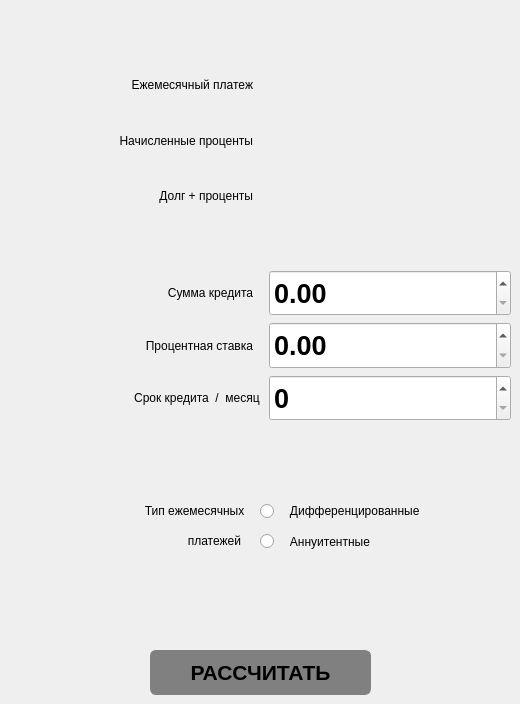
    <widget class="QWidget" name="credit">
     <property name="palette">
      <palette>
       <active/>
       <inactive/>
       <disabled/>
      </palette>
     </property>
     <attribute name="title">
      <string>credit</string>
     </attribute>
     <widget class="QWidget" name="gridLayoutWidget_3">
      <property name="geometry">
       <rect>
        <x>20</x>
        <y>60</y>
        <width>491</width>
        <height>161</height>
       </rect>
      </property>
      <layout class="QGridLayout" name="gridLayout_3">
       <item row="2" column="0">
        <widget class="QLabel" name="label_2">
         <property name="text">
          <string>Начисленные проценты   </string>
         </property>
         <property name="alignment">
          <set>Qt::AlignRight|Qt::AlignTrailing|Qt::AlignVCenter</set>
         </property>
        </widget>
       </item>
       <item row="1" column="0">
        <widget class="QLabel" name="label">
         <property name="text">
          <string>Ежемесячный платеж   </string>
         </property>
         <property name="alignment">
          <set>Qt::AlignRight|Qt::AlignTrailing|Qt::AlignVCenter</set>
         </property>
        </widget>
       </item>
       <item row="3" column="0">
        <widget class="QLabel" name="label_3">
         <property name="text">
          <string>Долг + проценты   </string>
         </property>
         <property name="alignment">
          <set>Qt::AlignRight|Qt::AlignTrailing|Qt::AlignVCenter</set>
         </property>
        </widget>
       </item>
       <item row="1" column="1">
        <widget class="QLabel" name="monthlyPayment">
         <property name="text">
          <string/>
         </property>
        </widget>
       </item>
       <item row="2" column="1">
        <widget class="QLabel" name="overpayment">
         <property name="text">
          <string/>
         </property>
        </widget>
       </item>
       <item row="3" column="1">
        <widget class="QLabel" name="totalPayment">
         <property name="text">
          <string/>
         </property>
        </widget>
       </item>
      </layout>
     </widget>
     <widget class="QWidget" name="gridLayoutWidget_4">
      <property name="geometry">
       <rect>
        <x>20</x>
        <y>270</y>
        <width>491</width>
        <height>151</height>
       </rect>
      </property>
      <layout class="QGridLayout" name="gridLayout_4">
       <item row="1" column="0">
        <widget class="QLabel" name="label_8">
         <property name="text">
          <string>Сумма кредита   </string>
         </property>
         <property name="alignment">
          <set>Qt::AlignRight|Qt::AlignTrailing|Qt::AlignVCenter</set>
         </property>
        </widget>
       </item>
       <item row="1" column="1">
        <widget class="QDoubleSpinBox" name="creditAmount">
         <property name="sizePolicy">
          <sizepolicy hsizetype="Minimum" vsizetype="Preferred">
           <horstretch>0</horstretch>
           <verstretch>0</verstretch>
          </sizepolicy>
         </property>
         <property name="font">
          <font>
           <pointsize>20</pointsize>
           <bold>true</bold>
          </font>
         </property>
         <property name="maximum">
          <double>10000000.000000000000000</double>
         </property>
         <property name="singleStep">
          <double>1000.000000000000000</double>
         </property>
        </widget>
       </item>
       <item row="2" column="0">
        <widget class="QLabel" name="label_9">
         <property name="text">
          <string>Процентная ставка   </string>
         </property>
         <property name="alignment">
          <set>Qt::AlignRight|Qt::AlignTrailing|Qt::AlignVCenter</set>
         </property>
        </widget>
       </item>
       <item row="2" column="1">
        <widget class="QDoubleSpinBox" name="percent">
         <property name="sizePolicy">
          <sizepolicy hsizetype="Minimum" vsizetype="Preferred">
           <horstretch>0</horstretch>
           <verstretch>0</verstretch>
          </sizepolicy>
         </property>
         <property name="font">
          <font>
           <pointsize>20</pointsize>
           <bold>true</bold>
          </font>
         </property>
         <property name="wrapping">
          <bool>false</bool>
         </property>
         <property name="buttonSymbols">
          <enum>QAbstractSpinBox::UpDownArrows</enum>
         </property>
         <property name="minimum">
          <double>0.000000000000000</double>
         </property>
         <property name="maximum">
          <double>24.000000000000000</double>
         </property>
        </widget>
       </item>
       <item row="3" column="0">
        <widget class="QLabel" name="label_7">
         <property name="text">
          <string>Срок кредита  /  месяц </string>
         </property>
         <property name="alignment">
          <set>Qt::AlignRight|Qt::AlignTrailing|Qt::AlignVCenter</set>
         </property>
        </widget>
       </item>
       <item row="3" column="1">
        <widget class="QSpinBox" name="period">
         <property name="sizePolicy">
          <sizepolicy hsizetype="Minimum" vsizetype="Preferred">
           <horstretch>0</horstretch>
           <verstretch>0</verstretch>
          </sizepolicy>
         </property>
         <property name="font">
          <font>
           <pointsize>20</pointsize>
           <bold>true</bold>
          </font>
         </property>
         <property name="suffix">
          <string/>
         </property>
         <property name="prefix">
          <string/>
         </property>
         <property name="minimum">
          <number>0</number>
         </property>
         <property name="maximum">
          <number>600</number>
         </property>
         <property name="singleStep">
          <number>1</number>
         </property>
         <property name="value">
          <number>0</number>
         </property>
         <property name="displayIntegerBase">
          <number>10</number>
         </property>
        </widget>
       </item>
      </layout>
     </widget>
     <widget class="QPushButton" name="credit_res">
      <property name="geometry">
       <rect>
        <x>150</x>
        <y>650</y>
        <width>221</width>
        <height>45</height>
       </rect>
      </property>
      <property name="sizePolicy">
       <sizepolicy hsizetype="Minimum" vsizetype="Preferred">
        <horstretch>0</horstretch>
        <verstretch>0</verstretch>
       </sizepolicy>
      </property>
      <property name="palette">
       <palette>
        <active>
         <colorrole role="Button">
          <brush brushstyle="SolidPattern">
           <color alpha="255">
            <red>128</red>
            <green>128</green>
            <blue>128</blue>
           </color>
          </brush>
         </colorrole>
         <colorrole role="Base">
          <brush brushstyle="SolidPattern">
           <color alpha="255">
            <red>128</red>
            <green>128</green>
            <blue>128</blue>
           </color>
          </brush>
         </colorrole>
         <colorrole role="Window">
          <brush brushstyle="SolidPattern">
           <color alpha="255">
            <red>128</red>
            <green>128</green>
            <blue>128</blue>
           </color>
          </brush>
         </colorrole>
        </active>
        <inactive>
         <colorrole role="Button">
          <brush brushstyle="SolidPattern">
           <color alpha="255">
            <red>128</red>
            <green>128</green>
            <blue>128</blue>
           </color>
          </brush>
         </colorrole>
         <colorrole role="Base">
          <brush brushstyle="SolidPattern">
           <color alpha="255">
            <red>128</red>
            <green>128</green>
            <blue>128</blue>
           </color>
          </brush>
         </colorrole>
         <colorrole role="Window">
          <brush brushstyle="SolidPattern">
           <color alpha="255">
            <red>128</red>
            <green>128</green>
            <blue>128</blue>
           </color>
          </brush>
         </colorrole>
        </inactive>
        <disabled>
         <colorrole role="Button">
          <brush brushstyle="SolidPattern">
           <color alpha="255">
            <red>128</red>
            <green>128</green>
            <blue>128</blue>
           </color>
          </brush>
         </colorrole>
         <colorrole role="Base">
          <brush brushstyle="SolidPattern">
           <color alpha="255">
            <red>128</red>
            <green>128</green>
            <blue>128</blue>
           </color>
          </brush>
         </colorrole>
         <colorrole role="Window">
          <brush brushstyle="SolidPattern">
           <color alpha="255">
            <red>128</red>
            <green>128</green>
            <blue>128</blue>
           </color>
          </brush>
         </colorrole>
        </disabled>
       </palette>
      </property>
      <property name="font">
       <font>
        <pointsize>16</pointsize>
        <bold>true</bold>
       </font>
      </property>
      <property name="styleSheet">
       <string notr="true">QPushButton {
	background: grey;
	border: 1px solid grey;
	border-radius: 6px;
}
</string>
      </property>
      <property name="text">
       <string>РАССЧИТАТЬ</string>
      </property>
     </widget>
     <widget class="QRadioButton" name="typeDiff">
      <property name="geometry">
       <rect>
        <x>260</x>
        <y>480</y>
        <width>221</width>
        <height>62</height>
       </rect>
      </property>
      <property name="sizePolicy">
       <sizepolicy hsizetype="Preferred" vsizetype="Preferred">
        <horstretch>0</horstretch>
        <verstretch>1</verstretch>
       </sizepolicy>
      </property>
      <property name="layoutDirection">
       <enum>Qt::LeftToRight</enum>
      </property>
      <property name="text">
       <string>   Дифференцированные</string>
      </property>
      <property name="iconSize">
       <size>
        <width>20</width>
        <height>20</height>
       </size>
      </property>
     </widget>
     <widget class="QRadioButton" name="typeAnn">
      <property name="geometry">
       <rect>
        <x>260</x>
        <y>530</y>
        <width>221</width>
        <height>23</height>
       </rect>
      </property>
      <property name="sizePolicy">
       <sizepolicy hsizetype="Preferred" vsizetype="Fixed">
        <horstretch>0</horstretch>
        <verstretch>1</verstretch>
       </sizepolicy>
      </property>
      <property name="layoutDirection">
       <enum>Qt::LeftToRight</enum>
      </property>
      <property name="text">
       <string>   Аннуитентные</string>
      </property>
      <property name="iconSize">
       <size>
        <width>20</width>
        <height>20</height>
       </size>
      </property>
     </widget>
     <widget class="QLabel" name="label_12">
      <property name="geometry">
       <rect>
        <x>-10</x>
        <y>490</y>
        <width>261</width>
        <height>41</height>
       </rect>
      </property>
      <property name="text">
       <string>Тип ежемесячных  </string>
      </property>
      <property name="alignment">
       <set>Qt::AlignRight|Qt::AlignTrailing|Qt::AlignVCenter</set>
      </property>
     </widget>
     <widget class="QLabel" name="label_13">
      <property name="geometry">
       <rect>
        <x>-20</x>
        <y>520</y>
        <width>261</width>
        <height>41</height>
       </rect>
      </property>
      <property name="text">
       <string>платежей</string>
      </property>
      <property name="alignment">
       <set>Qt::AlignRight|Qt::AlignTrailing|Qt::AlignVCenter</set>
      </property>
     </widget>
    </widget>
